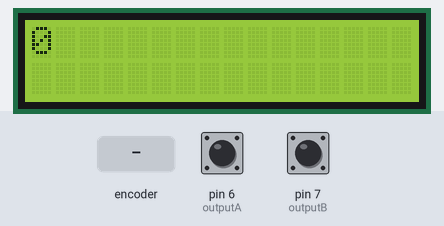
Simulated run of this sketch. Board: Arduino Uno, built with avr-gcc and run on an emulated ATmega328P. Shown: 16×2 character LCD. The inputs (shaded band) are chosen by the test bench; at power-on: pin 6 (outputA) HIGH, pin 7 (outputB) HIGH. What the sketch prints to the serial monitor is not drawn.

Above: at 1.2 s.
1.3 s: rotary encoder on pin 6 (outputA) / pin 7 (outputB) turned 3 steps (first pin leading)
At 3.0 s:
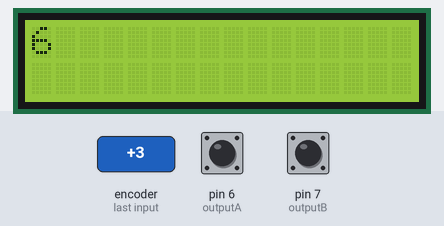
3.4 s: rotary encoder on pin 6 (outputA) / pin 7 (outputB) turned 1 step (first pin leading)
At 3.41 s:
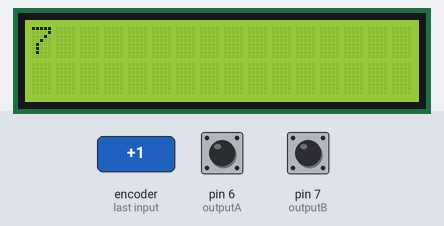
5.1 s: rotary encoder on pin 6 (outputA) / pin 7 (outputB) turned 1 step (first pin leading)
At 5.7 s:
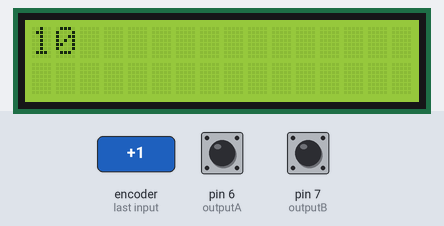
Timing chart, 0 to 8.1 s (numbered marks = the images above; inputs shaded):
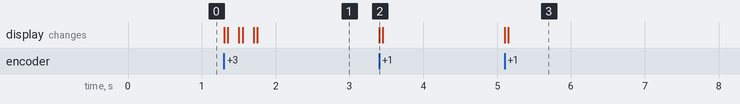

The sketch:

Project.ino
```cpp
#include "Rencoder.h"
#include <Wire.h>
#include <LiquidCrystal_I2C.h>
int outputA= 6;
int outputB= 7;
int aState;
int aLastState;
int counter=0;
LiquidCrystal_I2C lcd(0x27,16,2);
void setup() {
  // put your setup code here, to run once:
  lcd.init();
  lcd.backlight();
  pinMode(outputA,INPUT);
  pinMode(outputB,INPUT);
  Serial.begin(9600);
  aLastState=digitalRead(outputA);
}

void loop() {
  lcd.setCursor(0,0);
  int a=rencoder_out();
  lcd.print(a);
}
```

Rencoder.cpp
```cpp
#include "Arduino.h"
#include "Rencoder.h"
int rencoder_out() {
    aState = digitalRead(outputA); // Reads the "current" state of the outputA
   // If the previous and the current state of the outputA are different, that means a Pulse has occured
   if (aState != aLastState){
     // If the outputB state is different to the outputA state, that means the encoder is rotating clockwise
     if (digitalRead(outputB) != aState) {
       counter ++;
     } else {
       counter --;
     }
     Serial.print("Position: ");
     Serial.print(counter);
   }
   aLastState = aState; // Updates the previous state of the outputA with the current state
   return counter;

 }
```

Rencoder.h
```cpp
#ifndef RENCODER_H
#define RENCODER_H
extern int outputA;
extern int outputB;
extern int aState;
extern int aLastState;
extern int counter;
int rencoder_out();

#endif // RENCODER_H
```

Measured:
- after the input at 1.3 s, the display: first changes at once (image 1 shows a later state)
- after the input at 3.4 s, the display: changes at once (image 2)
- after the input at 5.1 s, the display: first changes at once (image 3 shows a later state)
